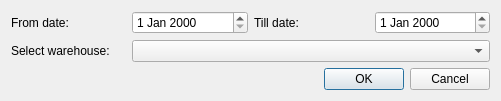
<?xml version="1.0" encoding="UTF-8"?>
<ui version="4.0">
 <class>GenerateWarehouseTurnover</class>
 <widget class="QDialog" name="GenerateWarehouseTurnover">
  <property name="geometry">
   <rect>
    <x>0</x>
    <y>0</y>
    <width>501</width>
    <height>99</height>
   </rect>
  </property>
  <property name="windowTitle">
   <string>Generate warehouse turnover balance sheet</string>
  </property>
  <property name="locale">
   <locale language="English" country="UnitedStates"/>
  </property>
  <property name="modal">
   <bool>false</bool>
  </property>
  <layout class="QGridLayout" name="gridLayout">
   <property name="leftMargin">
    <number>11</number>
   </property>
   <property name="topMargin">
    <number>11</number>
   </property>
   <property name="rightMargin">
    <number>11</number>
   </property>
   <property name="bottomMargin">
    <number>11</number>
   </property>
   <item row="0" column="4">
    <widget class="QDateEdit" name="tillDateEdit"/>
   </item>
   <item row="2" column="1" colspan="4">
    <layout class="QHBoxLayout" name="horizontalLayout">
     <item>
      <spacer name="horizontalSpacer">
       <property name="orientation">
        <enum>Qt::Horizontal</enum>
       </property>
       <property name="sizeHint" stdset="0">
        <size>
         <width>40</width>
         <height>20</height>
        </size>
       </property>
      </spacer>
     </item>
     <item>
      <widget class="QPushButton" name="okBtn">
       <property name="text">
        <string>OK</string>
       </property>
      </widget>
     </item>
     <item>
      <widget class="QPushButton" name="cancelBtn">
       <property name="text">
        <string>Cancel</string>
       </property>
      </widget>
     </item>
    </layout>
   </item>
   <item row="0" column="3">
    <widget class="QLabel" name="label_2">
     <property name="text">
      <string>Till date:</string>
     </property>
    </widget>
   </item>
   <item row="0" column="2">
    <widget class="QDateEdit" name="fromDateEdit"/>
   </item>
   <item row="0" column="1">
    <widget class="QLabel" name="fromLb">
     <property name="text">
      <string>From date:</string>
     </property>
    </widget>
   </item>
   <item row="1" column="1">
    <widget class="QLabel" name="warehouseLB">
     <property name="text">
      <string>Select warehouse:</string>
     </property>
    </widget>
   </item>
   <item row="1" column="2" colspan="3">
    <widget class="QComboBox" name="warehouseCmb"/>
   </item>
  </layout>
 </widget>
 <tabstops>
  <tabstop>fromDateEdit</tabstop>
  <tabstop>tillDateEdit</tabstop>
  <tabstop>okBtn</tabstop>
  <tabstop>cancelBtn</tabstop>
 </tabstops>
 <resources/>
 <connections/>
</ui>
